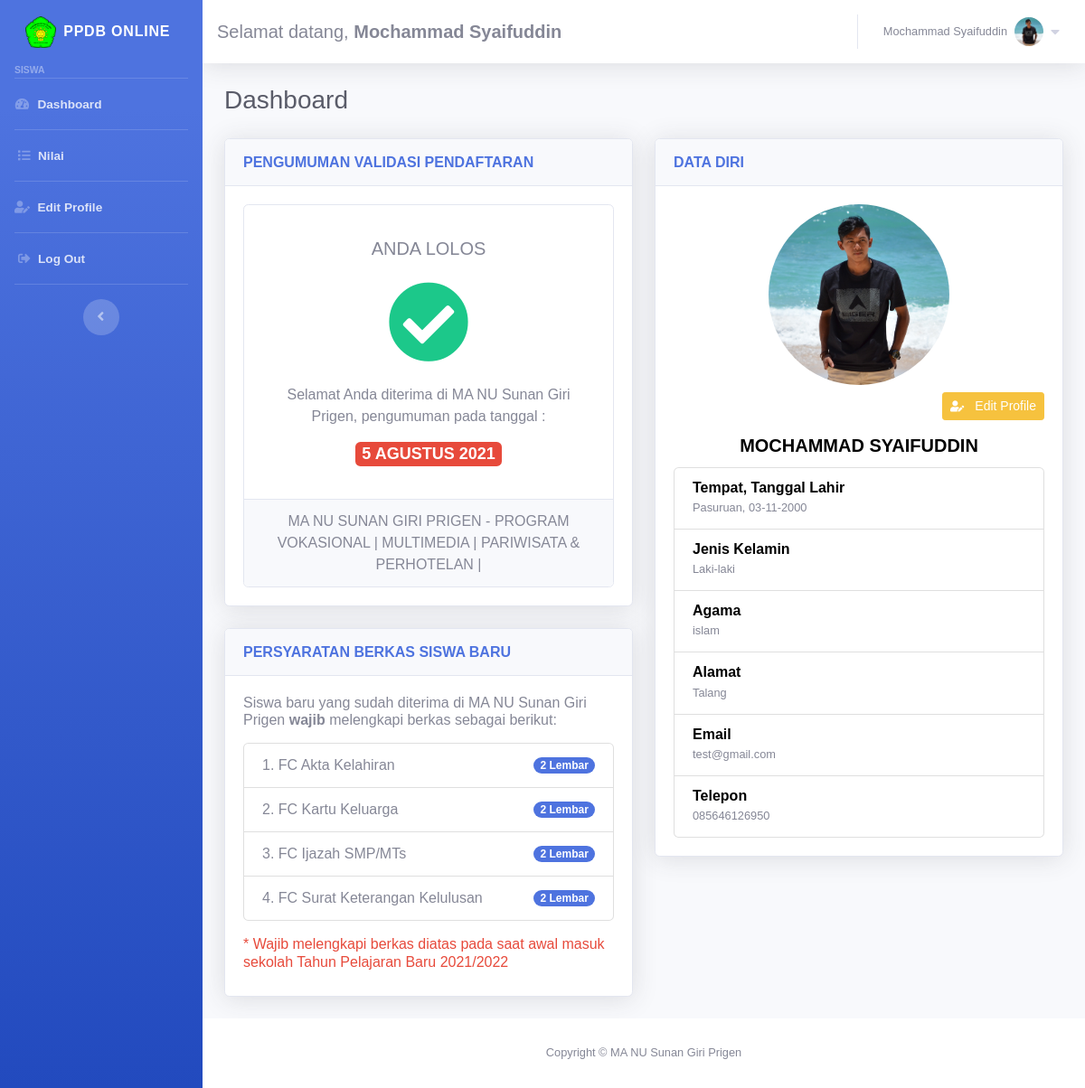
/siswa/dashboard.php (signed in), run on an earlier commit of the app's database.
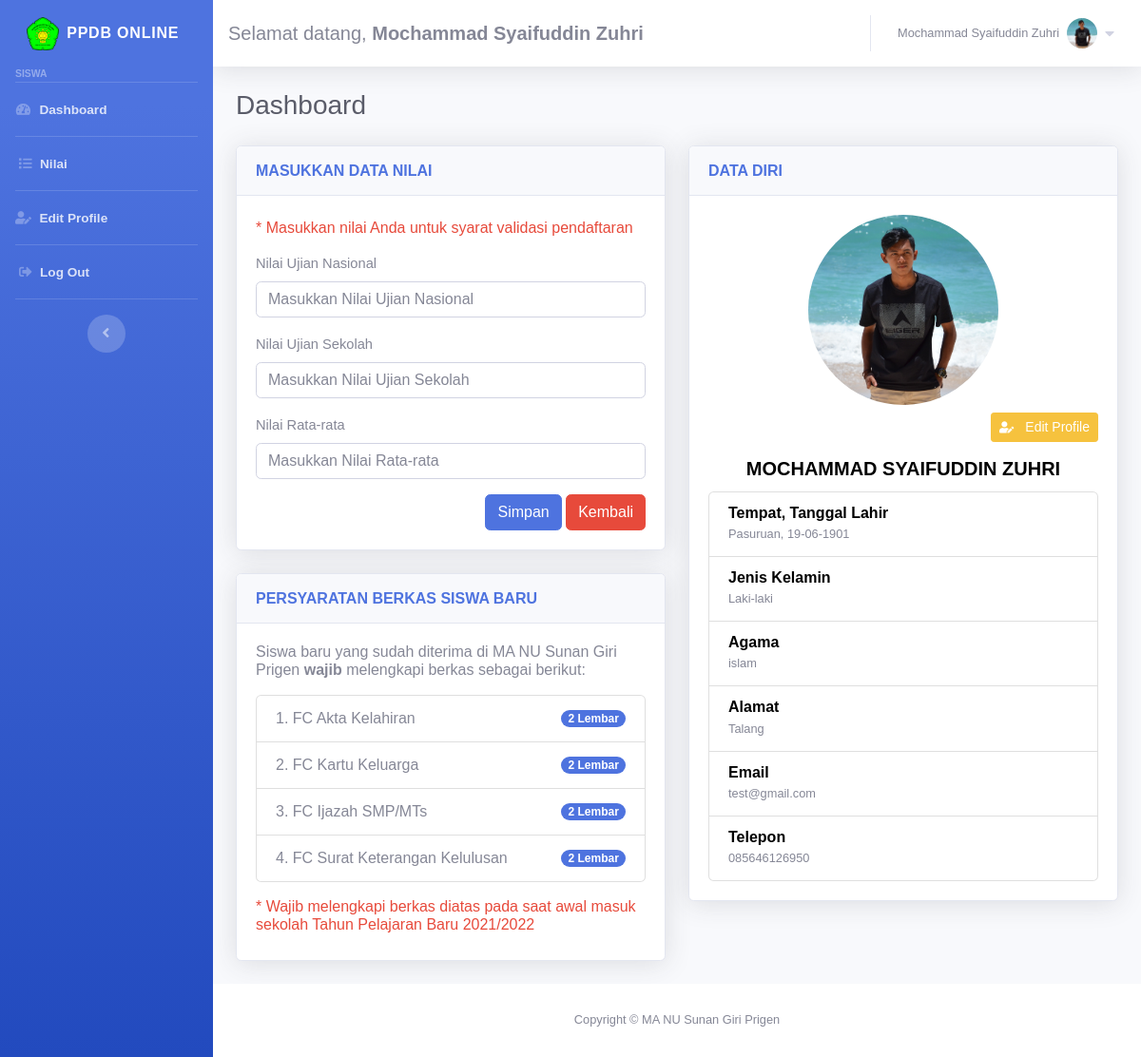
And on a later commit of the database.
### tables this page shows
CREATE TABLE `pendaftar` (
  `id` int(11) NOT NULL,
  `nama` varchar(100) DEFAULT NULL,
  `tmpt_lahir` varchar(100) DEFAULT NULL,
  `tgl_lahir` date DEFAULT NULL,
  `jenis_kelamin` varchar(10) DEFAULT NULL,
  `agama` varchar(45) DEFAULT NULL,
  `alamat` text DEFAULT NULL,
  `email` varchar(100) DEFAULT NULL,
  `telepon` varchar(45) DEFAULT NULL,
  `foto` varchar(100) NOT NULL,
  `users_id` int(11) DEFAULT NULL
);

### controller/siswa_dashboard_control.php (called while the page is built, shortened)
<?php
$id_user = $_SESSION['id_users'];
$sql_pendaftar = "SELECT * FROM pendaftar WHERE users_id = '$id_user'";
$result_pendaftar = mysqli_query($koneksi, $sql_pendaftar);
if (mysqli_num_rows($result_pendaftar)) {
    $data_pendaftar = mysqli_fetch_array($result_pendaftar);
    $id_pendaftar = $data_pendaftar['id'];
    $sql_nilai = "SELECT * FROM nilai WHERE pendaftar_id = '$id_pendaftar'";
    $result_nilai = mysqli_query($koneksi,$sql_nilai);
    if (mysqli_num_rows($result_nilai)) {
        $data_nilai = mysqli_fetch_array($result_nilai);
        $status = $data_nilai['status'];
    } else {
    }
}
?>

### config/auto_load.php (called while the page is built, shortened)
<?php
$base_url = "http://localhost/daftar-ppdb";
?>

### siswa/dashboard.php (the view, shortened to what the changed rows need)
<?php include('../config/auto_load.php'); ?>
<?php include('../controller/siswa_dashboard_control.php'); ?>
<?php include('../template/header.php'); ?>
<div class="container-fluid">
  <h1 class="h3 mb-4 text-gray-800 text-left">Dashboard</h1>
    <div class="row">
        <div class="col-md-6">
            <div class="row">
                <?php if(!isset($status) ) { ?>
                <div class="col-md-12">
                    <div class="card shadow mb-4">
                        <div class="card-header py-3">
                            <h6 class="m-0 font-weight-bold text-primary">MASUKKAN DATA NILAI</h6>
                        </div>
                        <div class="card-body">
                            <h6 class="text-left mt-1 mb-3 text-danger">* Masukkan nilai Anda untuk syarat validasi pendaftaran</h6>
                            <form class="user" method="POST" action="<?= $base_url ?>/siswa/dashboard.php">
                                <div class="form-group">
                                    <label for="nilai_un">Nilai Ujian Nasional</label>
                                <input type="number" name="nilai_un" class="form-control form-control"  required="" id="nilai_un" placeholder="Masukkan Nilai Ujian Nasional">
                                </div>
                                <form class="user">
                                    <div class="form-group">
                                        <label for="nilai_us">Nilai Ujian Sekolah</label>
                                         <input type="number" name="nilai_us" class="form-control form-control"  required="" id="nilai_us" placeholder="Masukkan Nilai Ujian Sekolah">
                                    </div>
                                <form class="user">
                                    <div class="form-group">
                                        <label for="nilai_rata">Nilai Rata-rata</label>
                                         <input type="number" name="nilai_rata" class="form-control form-control"  required="" id="nilai_rata" placeholder="Masukkan Nilai Rata-rata">
                                    </div>
                                <div class="text-right">
                                    <button type="submit" name="btn_simpan" value="simpan_nilai"  class="btn btn-primary"> Simpan </button>
                                    <a href="dashboard.php" class="btn btn-danger" name="kembali">Kembali</a>
                                </div>
                            </form>
                        </div>
                    </div>
                </div>
                <?php } else if(isset($status) && $status == 1) { ?>
                <div class="col-md-12">
                    <div class="card shadow mb-4">
                        <div class="card-header py-3">
                            <h6 class="m-0 font-weight-bold text-primary">PENGUMUMAN VALIDASI PENDAFTARAN</h6>
                        </div>
                            <div class="card-body">
                                <div class="card text-center">
                                    <div class="card-body">
                                        <h5 class="card-title mb-4 mt-3">ANDA LOLOS</h5>
                                        <div class="col-auto">
                                            <i class="fas fa-check-circle text-success" style="font-size: 90px"></i>
                                        </div>
                                        <p class="card-text mt-4">
                                            Selamat Anda diterima di MA NU Sunan Giri Prigen, pengumuman pada tanggal : </p>
                                            <span class="badge badge-danger" style="font-size: 18px">5 AGUSTUS 2021</span>
                                    </div>
                                    <div class="card-footer">
                                        <marquee style="MARGINmargin-bottom: -5px">MA NU SUNAN GIRI PRIGEN - PROGRAM VOKASIONAL | MULTIMEDIA | PARIWISATA & PERHOTELAN |</marquee>
                                    </div>
                                </div>
                            </div>
                    </div>
                </div>
                <?php } else if(isset($status) && $status == 2) { ?>
                <div class="col-md-12">
                    <div class="card shadow mb-4">
                        <div class="card-header py-3">
                            <h6 class="m-0 font-weight-bold text-primary">PENGUMUMAN VALIDASI PENDAFTARAN</h6>
                        </div>
                            <div class="card-body">
                                <div class="card text-center">
                                    <div class="card-body">
                                        <h5 class="card-title mb-4 mt-3">ANDA TIDAK LOLOS</h5>
                                        <div class="col-auto">
                                            <i class="fas fa-times text-danger" style="font-size: 90px"></i>
                                        </div>
                                        <p class="card-text mt-4">
                                            Anda belum diterima di MA NU Sunan Giri Prigen</p>
                                        </p>
                                    </div>
                                    <div class="card-footer">
                                        <marquee style="MARGINmargin-bottom: -5px">MA NU SUNAN GIRI PRIGEN - PROGRAM VOKASIONAL | MULTIMEDIA | PARIWISATA & PERHOTELAN |</marquee>
                                    </div>
                                </div>
                            </div>
                    </div>
                </div>
                <?php } ?>
            </div>
        </div>
        <div class="col-md-6">
            <div class="row">
                <div class="col-md-12">
                    <div class="card shadow mb-4">
                        <div class="card-body">
                            <div class="text-center">
                            <?php
                                if($data_pendaftar['foto'] != NULL && isset($data_pendaftar['foto'])) {
                                $foto = '../uploads/' . $data_pendaftar['foto'];
                                } else {
                                    $foto = '../assets/img/avatar.png';
                                }
                            ?>
                            <img src="<?= $foto ?>" alt="fotoprofil" class="img-fuild rounded-circle" style="width: 200px; height:200px">
                        </div>
                        <h5 class="text-center card-title text-uppercase" style="color: black"><b> <?= $data_pendaftar['nama'] ?> </b></h5>
                        <ul class="list-group">
                            <li class="list-group-item ">
                                <h6 class="mb-0" style="color: black"><b>Tempat, Tanggal Lahir</b></h6>
                                <small class="text-muted"><?= $data_pendaftar['tmpt_lahir'] ?>, <?= date("d-m-Y", strtotime($data_pendaftar['tgl_lahir'] ))?></small>
                            </li>
                            <li class="list-group-item ">
                                <?php
                                    if($data_pendaftar['jenis_kelamin'] == 'L'){
                                        $kelamin = "Laki-laki";
                                    }  else {
                                        $kelamin = "Laki-Perempuan";
                                    }
                                ?>
                                <h6 class="mb-0" style="color: black"><b>Jenis Kelamin</b></h6>
                                <small><?= $kelamin ?></small>
                            </li>
                            <li class="list-group-item ">
                                <h6 class="mb-0" style="color: black"><b>Agama</b></h6>
                                <small> <?= $data_pendaftar['agama'] ?> </small>
                            </li>
                            <li class="list-group-item ">
                                <h6 class="mb-0" style="color: black"><b>Alamat</b></h6>
                                <small> <?= $data_pendaftar['alamat'] ?> </small>
                            </li>
                            <li class="list-group-item ">
                                <h6 class="mb-0" style="color: black"><b>Email</b></h6>
                                <small><?= $data_pendaftar['email'] ?></small>
                            </li>
                            <li class="list-group-item ">
                                <h6 class="mb-0" style="color: black"><b>Telepon</b></h6>
                                <small><?= $data_pendaftar['telepon'] ?></small>
                            </li>
                        </ul>
                    </div>
                </div>
            </div>
        </div>
    </div>
</div>
</div>
<?php include('../template/footer.php'); ?>

### template/header.php (shortened to what the changed rows need)
<!DOCTYPE html>
<html lang="en">
<head>
  <link rel="stylesheet" type="text/css" href="../assets/js/style/css/main.css">
  <link rel="stylesheet" type="text/css" href="https://maxcdn.bootstrapcdn.com/font-awesome/4.7.0/css/font-awesome.min.css">
  <link href="../assets/vendor/fontawesome-free/css/all.min.css" rel="stylesheet" type="text/css">
  <link href="../assets/css/sb-admin-2.min.css" rel="stylesheet">
  <link href="../assets/css/style.css" rel="stylesheet">
  <link href="../assets/vendor/datepicker/css/bootstrap-datepicker.css" rel="stylesheet">
  <link href="../assets/vendor/datepicker/css/bootstrap-datepicker.min.css" rel="stylesheet">
</head>
<body id="page-top">
  <div id="wrapper">
    <div id="content-wrapper" class="d-flex flex-column">
      <div id="content">
        <nav class="navbar navbar-expand navbar-light bg-white topbar mb-4 static-top shadow">
          <form class="d-none d-sm-inline-block mt-2">
            <div class="text-left">
                <?php
                if ($_SESSION['level'] == 'siswa') {
                    $nama = $data_pendaftar['nama'];
                } else {
                    $nama = "Administrator";
                }
                ?>
                <h5>Selamat datang,
                <b><?= $nama ?></b></h5>
            </div>
          </form>
          <ul class="navbar-nav ml-auto">
            <li class="nav-item dropdown no-arrow">
            <a class="nav-link dropdown-toggle" href="#" id="userDropdown" role="button" data-toggle="dropdown" aria-haspopup="true" aria-expanded="false">
                <span class="mr-2 d-none d-lg-inline text-gray-600 small"><?=  $nama ?></span>
                <?php
                if ($_SESSION['level'] == 'siswa') {
                    if ($data_pendaftar['foto'] != null) {
                        $foto = '../uploads/' . $data_pendaftar['foto'];
                    } else {
                        $foto = '../assets/img/avatar.png';
                    }
                }
                 else if ($_SESSION['level'] == 'admin') {
                    $foto = '../assets/img/avatar.png';
                }
                ?>
                <img class="img-profile rounded-circle" src="<?= $foto ?>"  alt="fotoprofil">
                <i class="fas fa-caret-down ml-2"></i>
              </a>
            </li>
          </ul>
        </nav>

What changed in the data, as far as the page shows it:
changed pendaftar "Pasuruan": nama "Mochammad Syaifuddin" → "Mochammad Syaifuddin Zuhri"; nama "MOCHAMMAD SYAIFUDDIN" → "MOCHAMMAD SYAIFUDDIN ZUHRI"; tgl_lahir "03-11-2000" → "19-06-1901"
Also different on the page:
text no longer shown: "PENGUMUMAN VALIDASI PENDAFTARAN ANDA LOLOS Selamat Anda diterima di MA NU Sunan Giri Prigen, pengumuman pada tanggal : 5 AGUSTUS 2021 MA NU SUNAN GIRI PRIGEN - PROGRAM VOKASIONAL | MULTIMEDIA | PARIWISATA & PERHOTELAN |"
text now shown: "MASUKKAN DATA NILAI * Masukkan nilai Anda untuk syarat validasi pendaftaran Nilai Ujian Nasional Nilai Ujian Sekolah Nilai Rata-rata Simpan Kembali"
